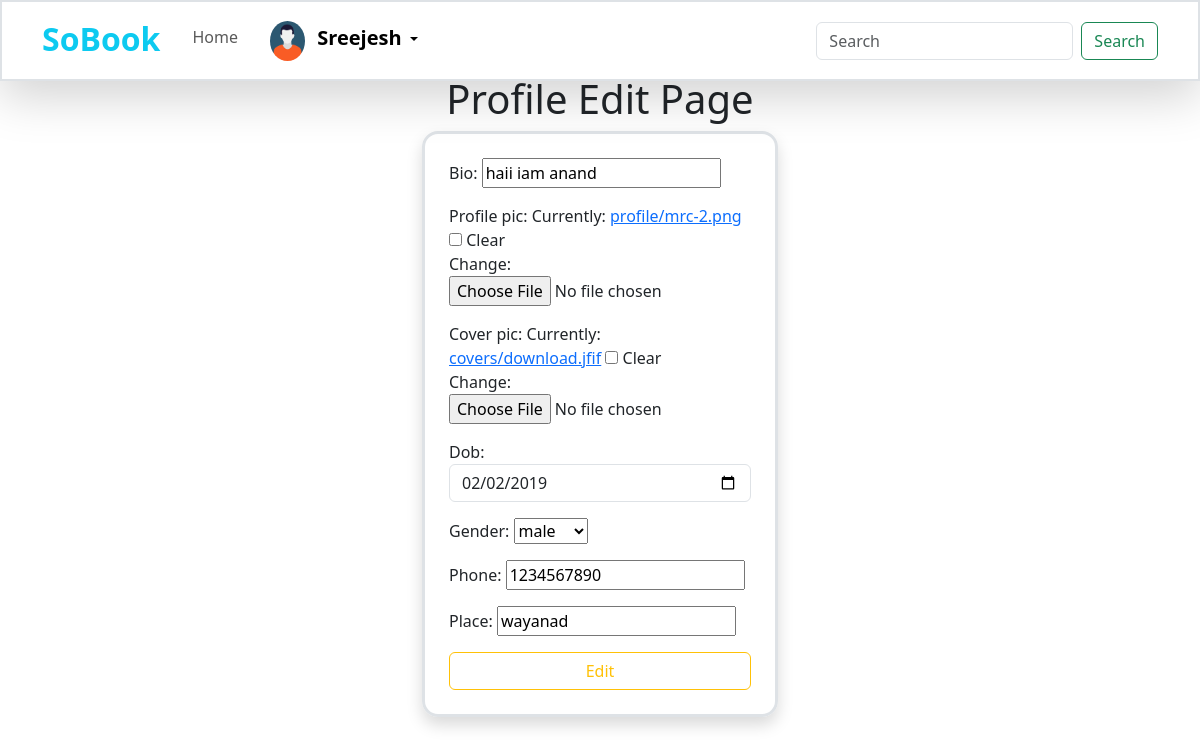
The page /profile/13/edit (signed in) on the database its author committed.
### social/models.py (models this page shows, shortened)
class UserProfile(models.Model):
    user = models.OneToOneField(User, on_delete=models.CASCADE,related_name="profile")
    bio = models.CharField(max_length=256)
    profile_pic = models.ImageField(upload_to="profile", null=True, blank=True)
    cover_pic = models.ImageField(upload_to="covers", null=True, blank=True)
    dob = models.DateTimeField(null=True)
    gender_choice=(
        ("male","male"),
        ("female","female"),
        ("others","Others")
    )
    gender=models.CharField(max_length=50,choices=gender_choice,null=True,blank=True)
    phone = models.CharField(max_length=15, null=True, blank=True)
    place=models.CharField(max_length=100,null=True,blank=True)
    followings=models.ManyToManyField(User,related_name='followings',blank=True)
    user_followers=models.ManyToManyField(User,related_name='user_followers',blank=True)

### social/views.py (the view)
# urls.py: path('profile/<int:pk>/edit',views.ProfileEditView.as_view(),name="editprofile"),
@method_decorator(decs, name="dispatch")
class ProfileEditView(UpdateView):
    model = UserProfile
    form_class = UserProfileForm
    template_name = "profile-edit.html"
    success_url = reverse_lazy("myprofile")

### social/forms.py
class UserProfileForm(ModelForm):
    class Meta:
        model=UserProfile
        exclude=("user","followings","user_followers",
        )
        widgets = {
            "dob": forms.DateInput(attrs={'class': 'form-control',"type":"date"}),
        }

### social/views.py (called while the page is built)
def signin_required(fn):
    def wrapper(request, *args, **kwargs):
        if not request.user.is_authenticated:
            return redirect("login")
        else:
            return fn(request, *args, **kwargs)
    return wrapper

### social/templates/profile-edit.html (shortened to what this page needs)
{% extends 'base.html' %}
{% block content %}
<body style="margin-top: 75px;">
<div class="container mt-5 " >
    <div class="row " >
        <h1 class="text-center">Profile Edit Page</h1>
        <div class="col-4"></div>
        <div class="col-4">
            <form action="" method="POST" class=" border p-4 shadow border-3 rounded-4" enctype="multipart/form-data">
                {{form.as_p}}
                <button type="submit" class="btn btn-outline-warning form-control">Edit</button>
            </form>
        </div>
        <div class="col-4"></div>
    </div>
</div>
</body>
{% endblock content %}

### accounts/templates/includes/navbar.html (shortened to what this page needs)
<nav class="navbar fixed-top navbar-expand-lg navbar bg-white border border-2 shadow-lg ">
    <div class="container">
      <a class="navbar-brand fs-2 fw-bold me-4 text-info pb-2" href="#">SoBook</a>
      <div class="collapse navbar-collapse" id="navbarSupportedContent">
        <ul class="navbar-nav me-auto mb-2 mb-lg-0">
          <li class="nav-item">
            <a class="nav-link mt-1 " aria-current="page" href="{% url 'home'%}">Home</a>
          </li>
          {% if request.user.is_authenticated %}
          <li class="nav-item dropdown">
            <a class="nav-link active ms-3 dropdown-toggle" href="#" id="navbarDropdown" role="button" data-bs-toggle="dropdown" aria-expanded="false">
              <img style="width: 23%;height: 5vh; border-radius: 50%;" src="{{request.user.profile.profile_pic}}" alt="image">
              <span class="usname ms-2 fs-5 fw-bolder">{{ request.user }}</span>
            </a>
          {% endif %}
        </ul>
        <form class="d-flex" role="search">
          <input class="form-control me-2" type="search" placeholder="Search" aria-label="Search">
          <button class="btn btn-outline-success" type="submit">Search</button>
        </form>
      </div>
    </div>
  </nav>

### rows shown on the page
UserProfile: bio "haii iam anand", dob "02/02/2019", gender "male", phone "1234567890", place "wayanad"

### other values the page prints
{{ request.user }} "Sreejesh"
